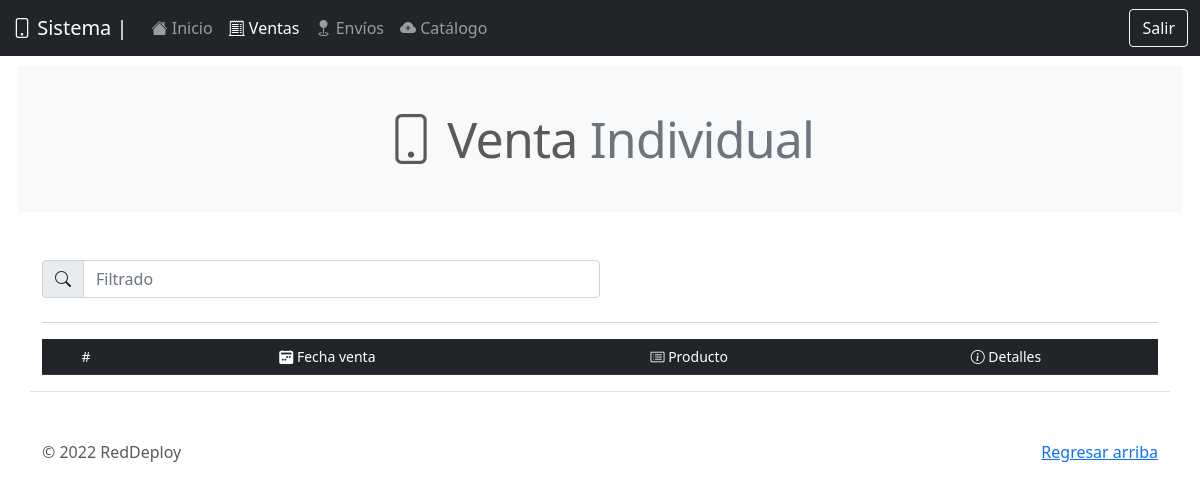
/be_/venta_individual.php?venta=1, run on an earlier commit of the app's database.
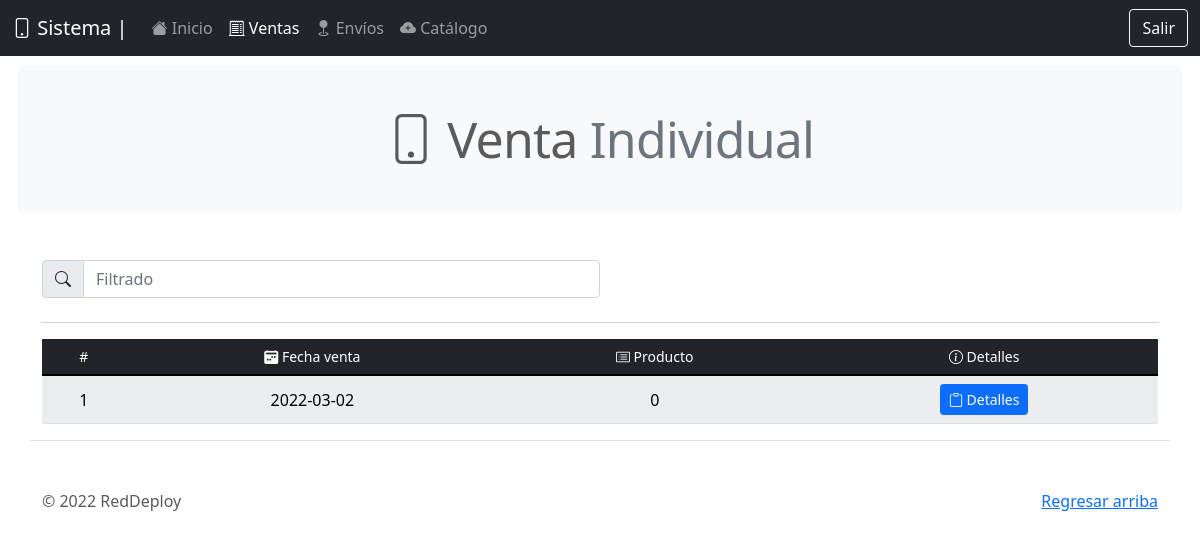
And on a later commit of the database.
### tables this page shows
CREATE TABLE `venta_individual` (
  `id` int(11) NOT NULL,
  `producto` varchar(50) NOT NULL,
  `fecha_venta` date NOT NULL,
  `venta_gral` varchar(9) NOT NULL
);

### query/query_individual.php (called while the page is built)
<?php
include('qconn/qc.php');
$id = $_REQUEST['venta'];
    $sql = "SELECT * FROM venta_individual WHERE venta_gral = '$id' ORDER BY fecha_venta DESC LIMIT 20";
    $resultado_sql = $conn->query($sql);
?>

### be_/venta_individual.php (the view, shortened to what this page needs)
<!doctype html>
<html lang="en">
  <head>
    <link rel="stylesheet" href="https://cdn.jsdelivr.net/npm/bootstrap-icons@1.7.2/font/bootstrap-icons.css">
    <link href="../assets/dist/css/bootstrap.min.css" rel="stylesheet">
    <link href="../carousel.css" rel="stylesheet">
  </head>
  <body>
<header>
  <nav class="navbar navbar-expand-md navbar-dark fixed-top bg-dark">
    <div class="container-fluid">
      <a class="navbar-brand" href="#"><i class="bi bi-phone"></i> Sistema |</a>
      <div class="collapse navbar-collapse" id="navbarCollapse">
        <ul class="navbar-nav me-auto mb-2 mb-md-0">
          <li class="nav-item">
           <a class="nav-link" aria-current="page" href="dashboard.php"><i class="bi bi-house-fill"></i> Inicio</a>
          </li>
          <li class="nav-item">
            <a class="nav-link active" href="venta_gral.php"><i class="bi bi-receipt-cutoff"></i> Ventas</a>
          </li>
          <li class="nav-item">
            <a class="nav-link" href="envio.php"><i class="bi bi-geo-fill"></i> Envíos</a>
          </li>
          <li class="nav-item">
            <a class="nav-link" href="envio.php"><i class="bi bi-cloud-plus-fill"></i> Catálogo</a>
          </li>
        </ul>
        <form class="d-flex">
          <a href="prcd/sort.php" class="btn btn-outline-light" type="submit">Salir</a>
        </form>
      </div>
    </div>
  </nav>
</header>
<main>
  <h2 class="mb-5 bg-light p-5 text-center featurette-heading" style="margin:18px;"><i class="bi bi-phone"></i> Venta <span class="text-muted">Individual</span></h2>
<? include('../query/query_individual.php'); ?>
  <div class="container marketing mt-5 border-bottom">
  <div class="input-group mb-4 w-50">
    <span class="input-group-text" id="basic-addon1"><i class="bi bi-search"></i></span>
    <input type="text" class="form-control" placeholder="Filtrado" aria-label="Filtrado" aria-describedby="basic-addon1" id="myInput">
  </div>
  <hr>
    <table class="table  table-light table-striped mb-3 table-hover align-middle">
      <thead class="text-center table-dark align-middle">
        <tr>
          <th scope="col" class="h6"><small>#</small></th>
          <th scope="col" class="h6"><small><i class="bi bi-calendar2-week-fill"></i> Fecha venta</small></th>
          <th scope="col" class="h6"><small><i class="bi bi-card-list"></i> Producto</small></th>
          <th scope="col" class="h6"><small><i class="bi bi-info-circle"></i> Detalles</small></th>
        </tr>
      </thead>
      <tbody class="text-center" id="myTable">
        <?php
        $x = 0;
          while($row_sql = $resultado_sql->fetch_assoc()){
            $x++;
            echo'<tr>';
            echo'<td>'.$x.'</td>';
            echo'<td>'.$row_sql['fecha_venta'].'</td>';
            echo'<td class="text-center">'.$row_sql['producto'].'</td>';
            echo'<td class="text-center"><a href="" type="button" class="btn btn-primary btn-sm"><i class="bi bi-clipboard"></i> Detalles</a></td>';
            echo'</tr>';
          }
        ?>
      </tbody>
    </table>
  </div>
  <footer class="container mt-5">
    <p class="float-end"><a href="#">Regresar arriba</a></p>
    <p>&copy; 2022 RedDeploy</p>
  </footer>
</main>
  </body>
</html>

What changed in the data, as far as the page shows it:
added venta_individual: fecha_venta "2022-03-02", producto "0"
